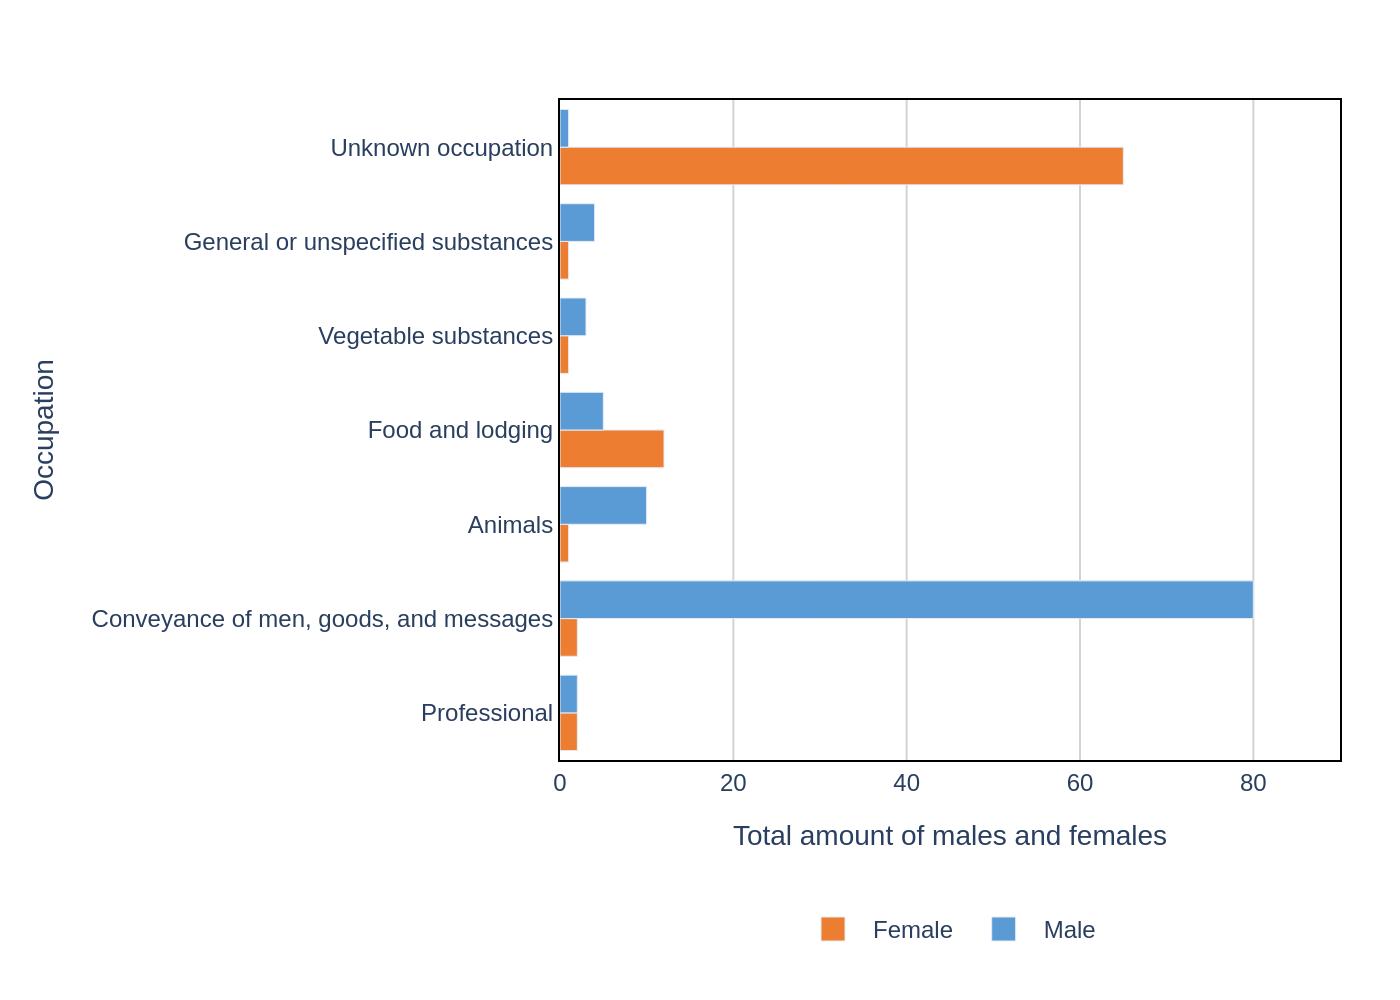

Recreate this plot in Python.
import sys
import json
from pathlib import Path
import plotly.graph_objects as go

# --- 1. Argument and File Handling ---
if len(sys.argv) != 2:
    print(f"Usage: python {Path(__file__).name} <json_file_path>")
    sys.exit(1)

json_path = Path(sys.argv[1])
if not json_path.is_file():
    print(f"Error: JSON file not found at '{json_path}'")
    sys.exit(1)

output_path = json_path.with_suffix(".png")

# --- 2. Data Loading ---
try:
    with open(json_path, 'r', encoding='utf-8') as f:
        chart_info = json.load(f)
except (json.JSONDecodeError, IOError) as e:
    print(f"Error reading or parsing JSON file: {e}")
    sys.exit(1)

chart_data = chart_info.get('chart_data', {})
texts = chart_info.get('texts', {})
colors = chart_info.get('colors', [])
categories = chart_data.get('categories', [])
series_list = chart_data.get('series', [])

# --- 3. Chart Creation ---
fig = go.Figure()

for i, series in enumerate(series_list):
    fig.add_trace(go.Bar(
        y=categories,
        x=series.get('data', []),
        name=series.get('name', ''),
        orientation='h',
        marker_color=colors[i % len(colors)] if colors else None
    ))

# --- 4. Layout and Styling ---
title_str_parts = []
if texts.get('title'):
    title_str_parts.append(f"<b>{texts['title']}</b>")
if texts.get('subtitle'):
    title_str_parts.append(f"<span style='font-size: 14px;'>{texts['subtitle']}</span>")
full_title = "<br>".join(title_str_parts)

source_str = texts.get('source', '')

fig.update_layout(
    barmode='group',
    font={'family': "Arial", 'size': 12},
    title={
        'text': full_title,
        'y': 0.95,
        'x': 0.05,
        'xanchor': 'left',
        'yanchor': 'top'
    },
    xaxis={
        'title_text': texts.get('x_axis_title'),
        'showgrid': True,
        'gridcolor': 'lightgray',
        'gridwidth': 1,
        'showline': True,
        'linewidth': 1,
        'linecolor': 'black',
        'mirror': True,
        'zeroline': False,
        'range': [0, 90]
    },
    yaxis={
        'title_text': texts.get('y_axis_title'),
        'showgrid': False,
        'showline': True,
        'linewidth': 1,
        'linecolor': 'black',
        'mirror': True,
        'zeroline': False,
        'categoryorder': 'trace'
    },
    legend={
        'orientation': "h",
        'yanchor': "bottom",
        'y': -0.3,
        'xanchor': "center",
        'x': 0.5
    },
    margin={'l': 280, 'r': 30, 't': 50, 'b': 120},
    plot_bgcolor='white',
    paper_bgcolor='white'
)

if source_str:
    fig.add_annotation(
        text=source_str,
        align='left',
        showarrow=False,
        xref='paper',
        yref='paper',
        x=0,
        y=-0.35,
        xanchor='left',
        yanchor='bottom',
        font={'size': 10}
    )

# --- 5. Output ---
fig.write_image(output_path, scale=2)
print(f"Chart saved to {output_path}")
